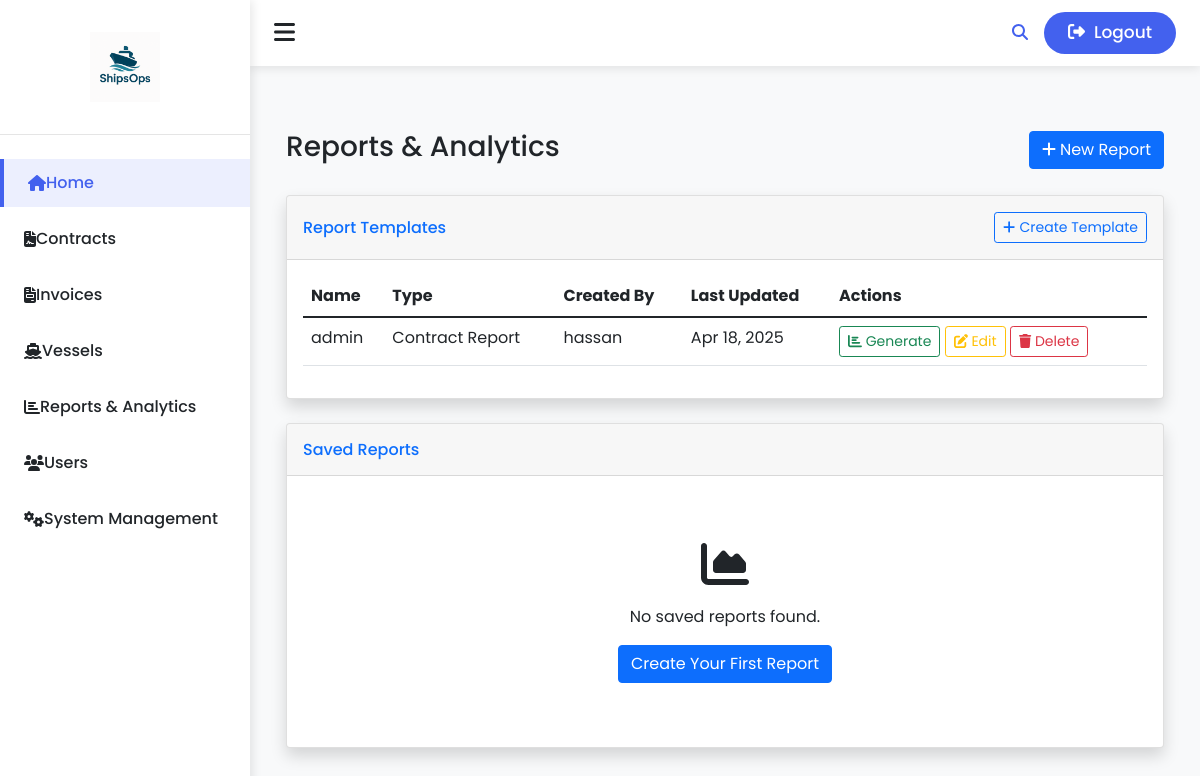
The page /reports/ (signed in) on the database as committed earlier.
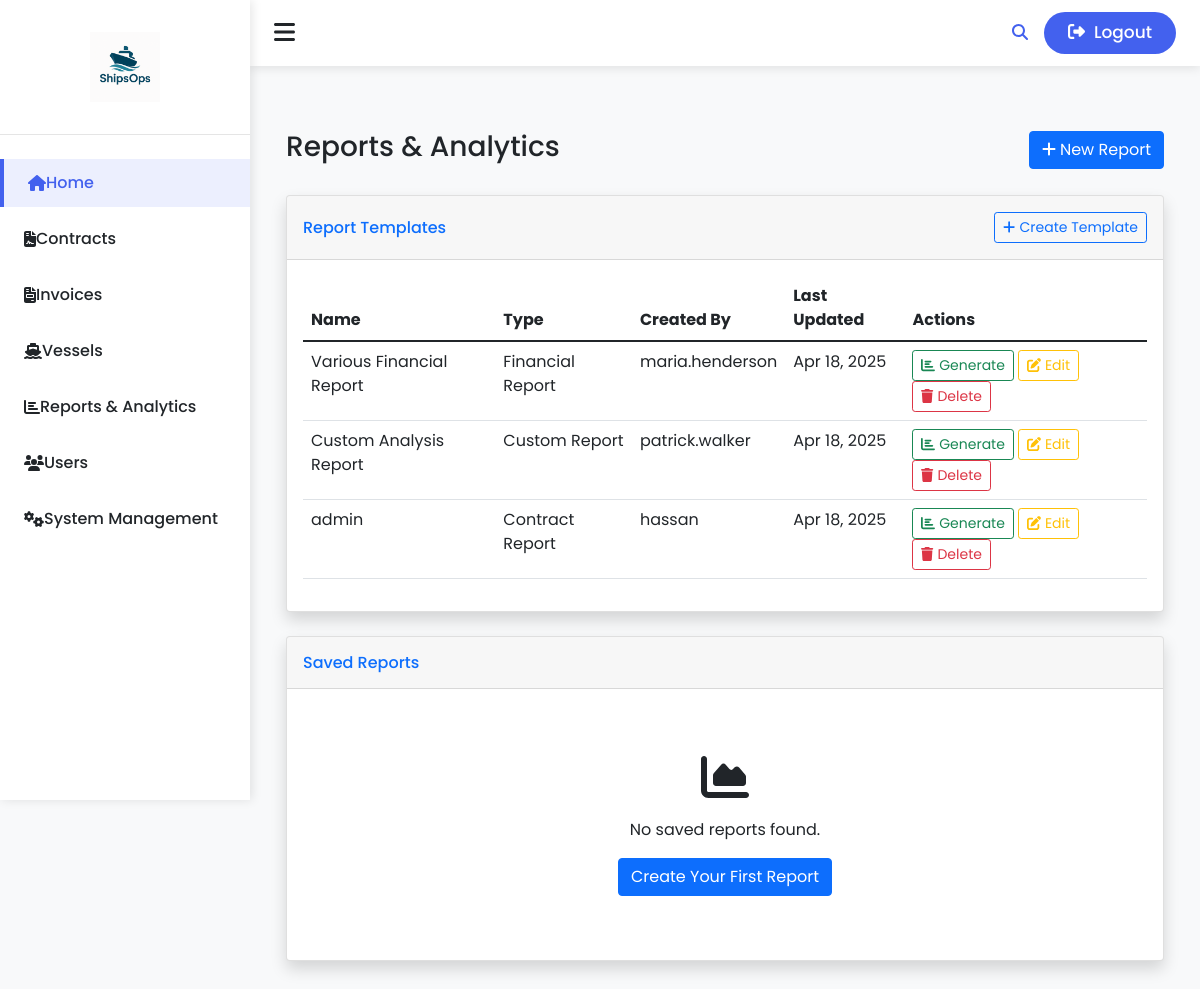
The same page on the database as committed later.
### ShipOps/models.py (models this page shows, shortened)
class ReportTemplate(models.Model):
    name = models.CharField(max_length=100)
    description = models.TextField(blank=True)
    report_type = models.CharField(max_length=50, choices=[
        ('contract', 'Contract Report'),
        ('invoice', 'Invoice Report'),
        ('vessel', 'Vessel Report'),
        ('maintenance', 'Maintenance Report'),
        ('financial', 'Financial Report'),
        ('custom', 'Custom Report')
    ])
    created_by = models.ForeignKey('auth.User', on_delete=models.SET_NULL, null=True, related_name='created_templates')
    is_public = models.BooleanField(default=False)
    created_at = models.DateTimeField(auto_now_add=True)
    updated_at = models.DateTimeField(auto_now=True)
    configuration = models.JSONField(default=dict)
    class Meta:
        ordering = ['-updated_at']
        verbose_name = 'Report Template'
        verbose_name_plural = 'Report Templates'

### ShipOps/views.py (the view)
# urls.py: path('reports/', report_list, name='report-list'),
@login_required
def report_list(request):
    templates = ReportTemplate.objects.filter(
        models.Q(created_by=request.user) | models.Q(is_public=True)
    ).order_by('-updated_at')
    saved_reports = SavedReport.objects.filter(
        created_by=request.user
    ).order_by('-created_at')
    AnalyticsLog.objects.create(
        user=request.user,
        action='view_report',
        details={'page': 'report-list'}
    )
    context = {
        'templates': templates,
        'saved_reports': saved_reports,
        'report_types': dict(ReportTemplate._meta.get_field('report_type').choices)
    }
    return render(request, 'ShipOps/reports/reports_list.html', context)

### templates/ShipOps/reports/reports_list.html (shortened to what the changed rows need)
{% extends 'base.html' %}
{% block content %}
<div class="container-fluid mt-4">
  <div class="d-flex justify-content-between align-items-center mb-4">
    <h1 class="h3 text-gray-800">Reports & Analytics</h1>
  </div>
  <div class="card shadow mb-4">
    <div class="card-body">
      {% if templates %}
      <div class="table-responsive">
        <table class="table table-hover" id="templatesTable">
          <thead>
            <tr>
              <th>Name</th>
              <th>Type</th>
              <th>Created By</th>
              <th>Last Updated</th>
              <th>Actions</th>
            </tr>
          </thead>
          <tbody>
            {% for template in templates %}
            <tr>
              <td>{{ template.name }}</td>
              <td>{{ template.get_report_type_display }}</td>
              <td>{{ template.created_by.username }}</td>
              <td>{{ template.updated_at|date:"M d, Y" }}</td>
              <td>
                <a href="{% url 'report_generate' template.id %}" class="btn btn-sm btn-outline-success">
                  <i class="fas fa-chart-bar"></i> Generate
                </a>
                <a href="{% url 'report_template_edit' template.id %}" class="btn btn-sm btn-outline-warning">
                  <i class="fas fa-edit"></i> Edit
                </a>
                <button class="btn btn-sm btn-outline-danger" data-bs-toggle="modal"
                        data-bs-target="#deleteTemplateModal" data-template-id="{{ template.id }}">
                  <i class="fas fa-trash"></i> Delete
                </button>
              </td>
            </tr>
            {% endfor %}
          </tbody>
        </table>
      </div>
      {% endif %}
    </div>
  </div>
</div>
{% endblock %}

Rows that differ between the two databases and show on the page:
added ReportTemplate: name "Various Financial Report", report_type "Financial Report", created_by.username "maria.henderson", updated_at "Apr 18, 2025"
added ReportTemplate: name "Custom Analysis Report", report_type "Custom Report", created_by.username "patrick.walker", updated_at "Apr 18, 2025"
